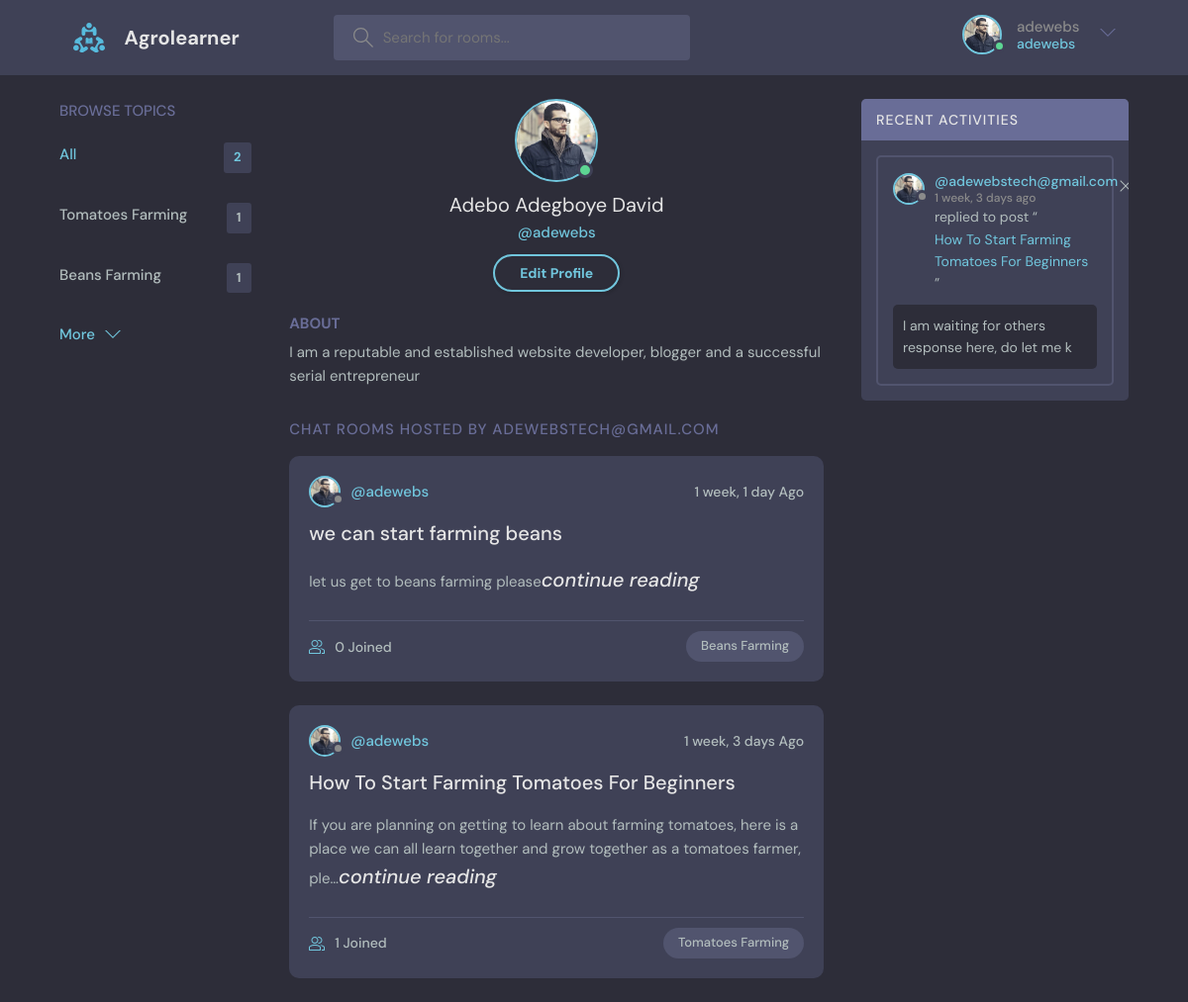
The page /profile/1 (signed in) on the database its author committed.
### elearning/models.py (models this page shows, shortened)
class ForalUser(AbstractUser):
    name = models.CharField(max_length=200, null=True)
    email = models.EmailField(unique=True, null=True)
    Bio = models.TextField(null=True)
    avatar = models.ImageField(null=True, default="avatar.svg")
    USERNAME_FIELD = 'email'
    REQUIRED_FIELDS = []

class Topic(models.Model):
    name = models.CharField(max_length=255)

class Room(models.Model):
    hostname = models.ForeignKey(ForalUser, on_delete=models.CASCADE, null=True)
    topic = models.ForeignKey(Topic, on_delete=models.SET_NULL, null=True)
    name = models.CharField(max_length=200)
    description = models.TextField(null=True, blank=True)
    participant = models.ManyToManyField(ForalUser, related_name='participants', blank=True)
    updated= models.DateTimeField(auto_now=True)
    created = models.DateTimeField(auto_now_add=True)
    class Meta:
        ordering = ['-updated', '-created']
    def __str__(self):
        return self.name

class Message(models.Model):
    user = models.ForeignKey(ForalUser, on_delete=models.CASCADE)
    room = models.ForeignKey(Room, on_delete=models.CASCADE)
    body = models.TextField()
    updated = models.DateTimeField(auto_now_add=True)
    created = models.DateTimeField(auto_now=True)
    class Meta:
        ordering = ['-updated', '-created']
    def __str__(self):
        return self.body[0:50]

### elearning/views.py (the view)
# urls.py: path('profile/<int:pk>', views.userprofile, name='profile'),
@login_required(login_url='loginpage')
def userprofile(request, pk):
    userprofile = ForalUser.objects.get(id=pk)
    users_room = userprofile.room_set.all()
    user_activity = userprofile.message_set.all()
    topics = Topic.objects.all()
    return render(request, 'elearning/profile.html',
                  {'userprofile': userprofile, 'room': users_room,
                   'activity': user_activity, 'topics': topics})

### elearning/templates/elearning/profile.html
{% extends 'main.html' %}
{% block body %}
<main class="profile-page layout layout--3">
    <div class="container">
      {% include 'elearning/sidebartopics.html' %}
      <div class="roomList">
        <div class="profile">
          <div class="profile__avatar">
            <div class="avatar avatar--large active">
              <img src="{{userprofile.avatar.url}}" />
            </div>
          </div>
          <div class="profile__info">
            <h3>{{userprofile.name}}</h3>
            <p>@{{userprofile.username}}</p>
            {% if request.user == userprofile %}
            <a href="{% url 'edituser' %}" class="btn btn--main btn--pill">Edit Profile</a> {% endif %}
          </div>
          <div class="profile__about">
            <h3>About</h3>
            <p>
              {{userprofile.Bio}}
            </p>
          </div>
        </div>
        <div class="roomList__header">
          <div>
            <h2>Chat Rooms Hosted by {{userprofile}}</a>
            </h2>
          </div>
        </div>
       {% include 'elearning/centerwidget.html' %}
      </div>
      {% include 'elearning/activity.html' %}
    </div>
  </main>
{% endblock %}

### templates/main.html (shortened to what this page needs)
<!DOCTYPE html>
{% load static %}
<html lang="en">
  <head>
    <link rel="stylesheet" href="{% static 'styles/style.css' %}" />
  </head>
  <body>
    {% include 'navbar.html' %}
{% block body %}
{% endblock %}
  </body>
</html>
</body>
</html>

### templates/navbar.html (shortened to what this page needs)
{% load static %}
 <header class="header header--loggedIn">
      <div class="container">
        <a href="{% url 'homepage' %}" class="header__logo">
          <img src="{% static 'assets/logo.svg' %}" />
          <h1>Agrolearner</h1>
        </a>
        <form class="header__search" method="GET" action="{% url 'homepage' %}">
          <label>
            <input placeholder="Search for rooms..."  name="q"/>
          </label>
        </form>
        <nav class="header__menu">
{% if request.user.is_authenticated %}
          <div class="header__user">
            <a href="{% url 'profile' request.user.pk %}">
              <div class="avatar avatar--medium active">
                <img src="{{request.user.avatar.url}}" />
              </div>
              <p>{{request.user.username}} <span>{{request.user.username}}</span></p>
            </a>
            <button class="dropdown-button">
              <svg version="1.1" xmlns="http://www.w3.org/2000/svg" width="32" height="32" viewBox="0 0 32 32">
                <title>chevron-down</title>
                <path d="M16 21l-13-13h-3l16 16 16-16h-3l-13 13z"></path>
              </svg>
            </button>
          </div>
          {% else %}
 <a href="{% url 'login' %}">
            <img src="{% static 'assets/avatar.svg' %}" />
            <p>Login</p>
          </a>
          {% endif %}
        </nav>
      </div>
    </header>

### elearning/templates/elearning/sidebartopics.html
<div class="topics">
          <div class="topics__header">
            <h2>Browse Topics</h2>
          </div>
          <ul class="topics__list">
            <li>
              <a href="{% url 'homepage' %}" class="active">All <span>{{topics.count}}</span></a>
            </li>
               {% for list in topics %}
            <li>
              <a href="{% url 'homepage' %}?q={{list.name}}">{{list.name}} <span>{{list.room_set.all.count}}</span></a>
            </li>
{% endfor %}
          </ul>
          <a class="btn btn--link" href="{% url 'topics' %}">
            More
            <svg version="1.1" xmlns="http://www.w3.org/2000/svg" width="32" height="32" viewBox="0 0 32 32">
              <title>chevron-down</title>
              <path d="M16 21l-13-13h-3l16 16 16-16h-3l-13 13z"></path>
            </svg>
          </a>
        </div>

### elearning/templates/elearning/centerwidget.html (shortened to what this page needs)
{% for items in room %}
<div class="roomListRoom">
            <div class="roomListRoom__header">
              <a href="{% url 'profile' items.hostname.pk %}" class="roomListRoom__author">
                <div class="avatar avatar--small">
                  <img src="{{items.hostname.avatar.url}}" />
                </div>
                <span>@{{items.hostname.username}}</span>
              </a>
              <div class="roomListRoom__actions">
                <span>{{items.created|timesince}} Ago</span>
              </div>
            </div>
            <div class="roomListRoom__content">
              <a href="{% url 'room' items.pk %}">{{items.name}}</a>
              <p>
                  {{items.description|truncatechars:150 }}<small><i><a href="{% url 'room' items.pk %}">continue reading</a></i>
              </small></p>
            </div>
            <div class="roomListRoom__meta">
              <a href="{% url 'room' items.pk %}" class="roomListRoom__joined">
                  {{items.participant.all.count}} Joined
              </a>
              <p class="roomListRoom__topic">{{items.topic.name}}</p>
            </div>
          </div>
 {% endfor %}

### elearning/templates/elearning/activity.html
<div class="activities">
          <div class="activities__header">
            <h2>Recent Activities</h2>
          </div>
      {% for items in activity %}
          <div class="activities__box">
            <div class="activities__boxHeader roomListRoom__header">
              <a href="{% url 'profile' items.user.id %}" class="roomListRoom__author">
                <div class="avatar avatar--small">
                  <img src="{{items.user.avatar.url}}" />
                </div>
                <p>
                  @{{items.user}}
                  <span>{{items.created|timesince}} ago</span>
                </p>
              </a>
                {% if request.user == items.user %}
              <div class="roomListRoom__actions">
                <a href="{% url 'converdelete' items.pk %}">
                  <svg version="1.1" xmlns="http://www.w3.org/2000/svg" width="32" height="32" viewBox="0 0 32 32">
                    <title>remove</title>
                    <path
                      d="M27.314 6.019l-1.333-1.333-9.98 9.981-9.981-9.981-1.333 1.333 9.981 9.981-9.981 9.98 1.333 1.333 9.981-9.98 9.98 9.98 1.333-1.333-9.98-9.98 9.98-9.981z"
                    ></path>
                  </svg>
                </a>
              </div>
                {% endif %}
            </div>
            <div class="activities__boxContent">
              <p>replied to post “<a href="{% url 'room' items.room.id %}">{{items.room}}</a>”</p>
              <div class="activities__boxRoomContent">
                  {{items}}
              </div>
            </div>
          </div>
{% endfor %}
        </div>

### rows shown on the page
ForalUser: user.avatar (picture), user.username "adewebs", avatar (picture), name "Adebo Adegboye David", username "adewebs", Bio "I am a reputable and established website developer, blogger and a successful serial entrepreneur", email "ADEWEBSTECH@GMAIL.COM"
Topic: name "Tomatoes Farming", room_set.all.count "1"
Topic: name "Beans Farming", room_set.all.count "1"
Room: hostname.avatar (picture), hostname.username "adewebs", created "1 week, 1 day", name "we can start farming beans", description "let us get to beans farming please", participant.all.count "0", topic.name "Beans Farming"
Room: hostname.avatar (picture), hostname.username "adewebs", created "1 week, 3 days", name "How To Start Farming Tomatoes For Beginners", description "If you are planning on getting to learn about farming tomatoes, here is a place we can all learn together and grow together as a tomatoes farmer, ple…", participant.all.count "1", topic.name "Tomatoes Farming"
Message: user.avatar (picture), user "adewebstech@gmail.com", created "1 week, 3 days", room "How To Start Farming Tomatoes For Beginners", body "I am waiting for others response here, do let me k"

### other values the page prints
{{ topics.count }} "2"
